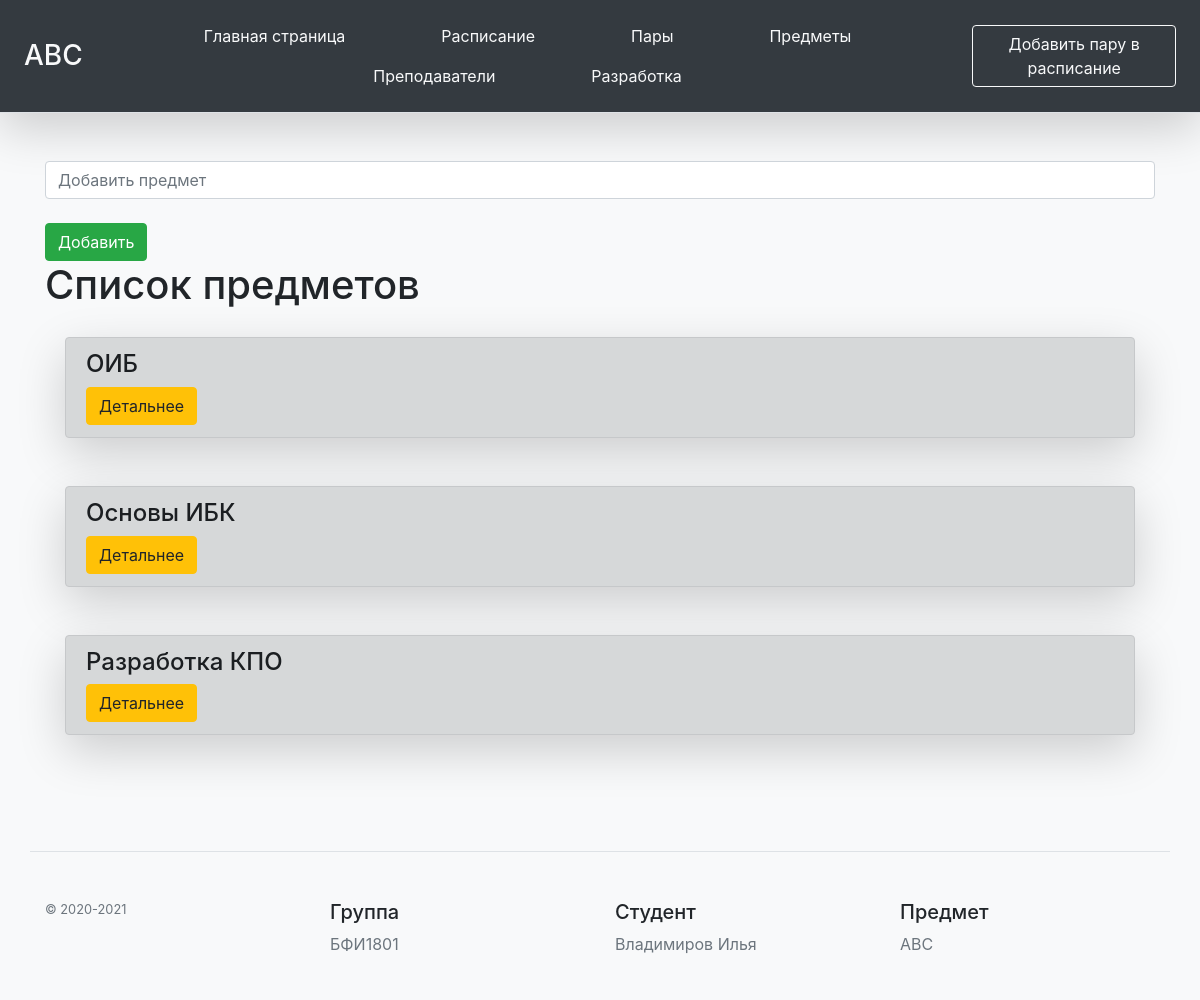
Page /Subject on the committed database.
### main.py (models this page shows, shortened)
class Subj(db.Model):
    id = db.Column(db.Integer, primary_key=True)
    s_name = db.Column(db.String(100), nullable=False)

### main.py (the view)
@app.route('/Subject', methods=['POST', 'GET'])
def Subject():
    if request.method == "POST":
        s_name = request.form['subj']
        if(s_name == ""):
            return "Произошла ошибка"
        subject = Subj(s_name = s_name)
        try:
            db.session.add(subject)
            db.session.commit()
            return redirect('/Subject')
        except:
            return "Произошла ошибка"
    else:
        subjects = Subj.query.order_by(Subj.s_name).all()
        return render_template("subj.html", subjects=subjects)

### templates/subj.html (shortened to what this page needs)
{% extends "base.html" %}
{% block body %}
<div class="container mt-5">
<form action = "/Subject" method ="post">
    <input type="text" name="subj" id="subj" class="form-control" placeholder="Добавить предмет"><br>
    <input type="submit" class="btn btn-success" value="Добавить"><br>
    <h1>Список предметов</h1>
    <div class="card-group">
    <div class="card-body">
    {% for el in subjects %}
    <div class="alert alert-dark mb-5 shadow-lg">
        <h4>{{ el.s_name }}</h4>
        <a href="/subject/{{ el.id }}" class="btn btn-warning">Детальнее</a>
    </div>
    {% endfor %}
        </div>
    </div>
</form>
</div>
{% endblock %}

### rows in the picture
Subj: s_name "ОИБ"
Subj: s_name "Основы ИБК"
Subj: s_name "Разработка КПО"
